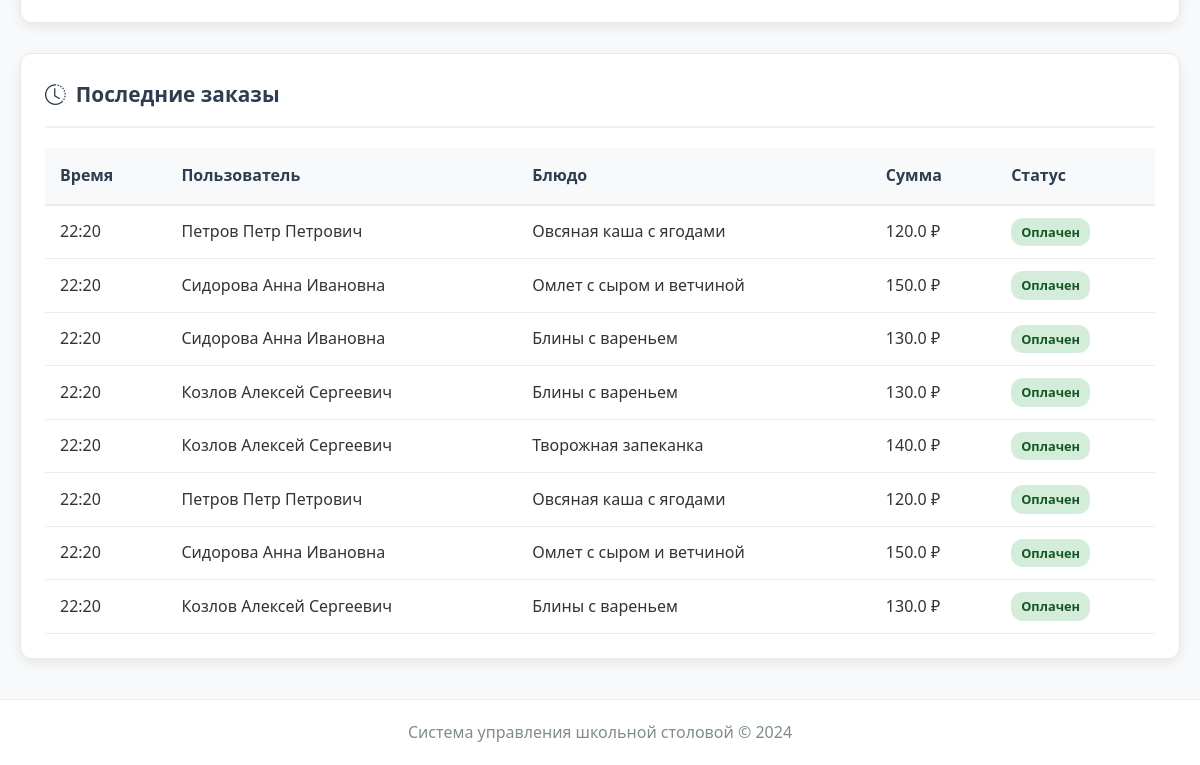
The app's page /admin/dashboard (signed in, lower part), older data.
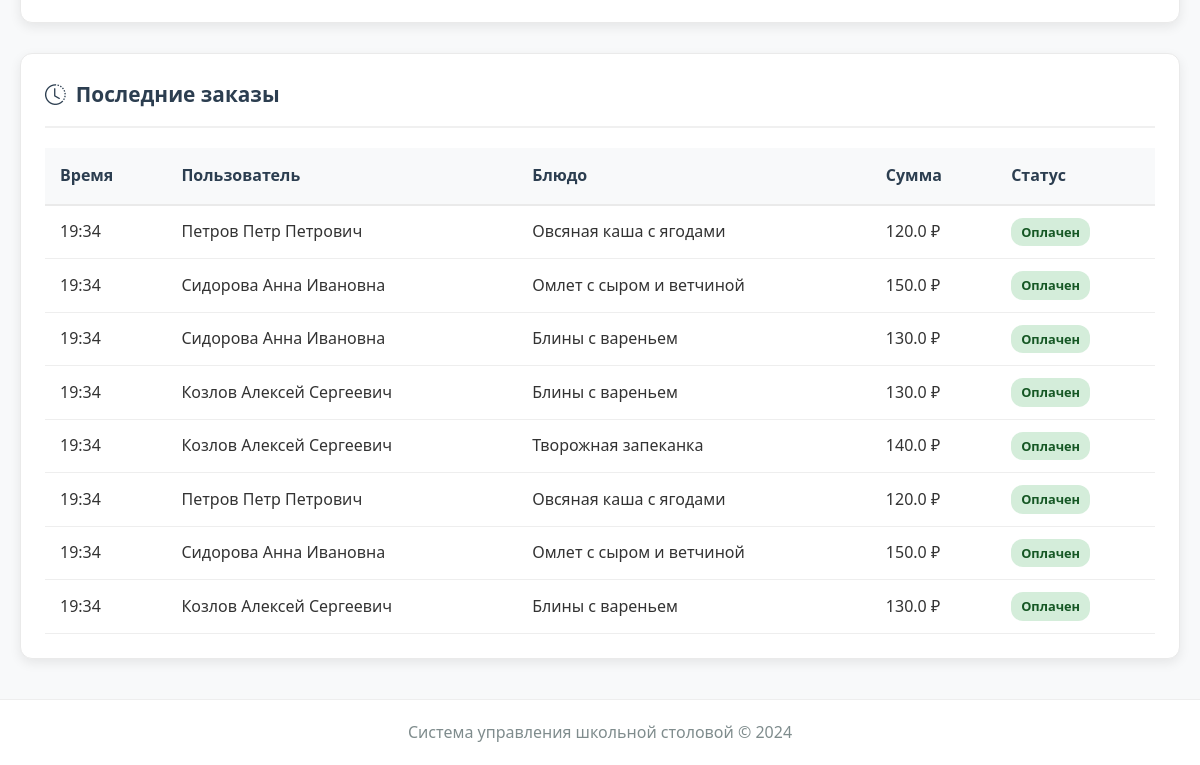
The same page, newer data.
### modules/core/models.py (models this page shows, shortened)
class Order(db.Model):
    __tablename__ = 'orders'
    id = db.Column(db.Integer, primary_key=True)
    user_id = db.Column(db.Integer, db.ForeignKey('users.id'), nullable=False)
    menu_item_id = db.Column(db.Integer, db.ForeignKey('menu_items.id'), nullable=False)
    subscription_id = db.Column(db.Integer, db.ForeignKey('subscriptions.id'), nullable=True)
    order_date = db.Column(db.Date, default=datetime.utcnow().date, nullable=False)
    meal_time = db.Column(db.String(20), nullable=False)  # 'breakfast', 'lunch'
    quantity = db.Column(db.Integer, default=1)
    status = db.Column(db.String(20), default='ordered')  # 'ordered', 'preparing', 'ready', 'received', 'cancelled'
    payment_type = db.Column(db.String(20))  # 'single', 'subscription'
    payment_status = db.Column(db.String(20), default='pending')  # 'pending', 'paid', 'failed', 'refunded'
    special_requests = db.Column(db.Text)
    created_at = db.Column(db.DateTime, default=datetime.utcnow)
    user = db.relationship('User', backref='orders')
    menu_item = db.relationship('MenuItem', backref='orders')
    subscription = db.relationship('Subscription', backref='orders')

class User(UserMixin, db.Model):
    __tablename__ = 'users'
    id = db.Column(db.Integer, primary_key=True)
    email = db.Column(db.String(120), unique=True, nullable=False, index=True)
    password = db.Column(db.String(200), nullable=False)
    role = db.Column(db.String(20), nullable=False)  # 'student', 'cook', 'admin'
    full_name = db.Column(db.String(100))
    class_group = db.Column(db.String(50))  # Только для учеников
    allergies = db.Column(db.Text, default='')  # JSON или текст с аллергенами
    preferences = db.Column(db.String(50), default='')  # Новое поле: предпочтения в питании
    avatar_url = db.Column(db.String(255))  # Новое поле: путь к аватару
    balance = db.Column(db.Float, default=0.0)  # Новое поле: баланс счета
    is_active = db.Column(db.Boolean, default=True)
    created_at = db.Column(db.DateTime, default=datetime.utcnow)
    updated_at = db.Column(db.DateTime, default=datetime.utcnow, onupdate=datetime.utcnow)

class MenuItem(db.Model):
    __tablename__ = 'menu_items'
    id = db.Column(db.Integer, primary_key=True)
    name = db.Column(db.String(100), nullable=False)
    description = db.Column(db.Text)
    price = db.Column(db.Float, nullable=False)
    category = db.Column(db.String(50))  # 'breakfast', 'lunch', 'snack'
    meal_type = db.Column(db.String(20))  # 'vegetarian', 'meat', 'fish', etc.
    allergens = db.Column(db.Text)  # JSON список аллергенов
    available = db.Column(db.Boolean, default=True)
    image_url = db.Column(db.String(255))
    created_at = db.Column(db.DateTime, default=datetime.utcnow)

### modules/admin/routes.py (the view)
@admin_bp.route('/dashboard')
@login_required
def admin_dashboard():
    if current_user.role != 'admin':
        flash('Доступ запрещен', 'danger')
        return redirect(url_for('index'))
    from modules.core.models import User, Order, SupplyRequest
    total_users = User.query.count()
    total_orders_today = Order.query.filter_by(
        order_date=datetime.today().date()
    ).count()
    total_pending_requests = SupplyRequest.query.filter_by(status='pending').count()
    recent_orders = Order.query.order_by(Order.created_at.desc()).limit(10).all()
    return render_template('admin/dashboard.html',
                           total_users=total_users,
                           total_orders_today=total_orders_today,
                           total_pending_requests=total_pending_requests,
                           recent_orders=recent_orders)

### app.py (called while the page is built)
@login_manager.user_loader
def load_user(user_id):
    try:
        from modules.core.models import User
        return User.query.get(int(user_id))
    except Exception as e:
        print(f"{user_id}: {e}")
        return None

@app.context_processor
def inject_cart_count():
    return {'cart_count': get_cart_count()}

@app.context_processor
def inject_now():
    return {'now': datetime.utcnow()}

@app.context_processor
def inject_pending_requests():
    from modules.core.models import SupplyRequest
    try:
        if current_user.is_authenticated and current_user.role == 'admin':
            pending_count = SupplyRequest.query.filter_by(status='pending').count()
            return {'pending_requests_count': pending_count}
    except:
        pass
    return {'pending_requests_count': 0}

### modules/user/routes.py (called while the page is built)
def get_cart_count():
    cart = session.get('cart', {})
    total = sum(item.get('quantity', 0) for item in cart.values())
    return total

### templates/admin/dashboard.html (shortened to what this page needs)
{% extends "base.html" %}
{% block content %}
<div class="dashboard-card" style="margin-top: 30px;">
</div>
<div class="dashboard-card" style="margin-top: 30px;">
    <h2><i class="bi bi-clock-history"></i> Последние заказы</h2>
    {% if recent_orders %}
    <div class="table-responsive">
        <table class="admin-table">
            <thead>
                <tr>
                    <th>Время</th>
                    <th>Пользователь</th>
                    <th>Блюдо</th>
                    <th>Сумма</th>
                    <th>Статус</th>
                </tr>
            </thead>
            <tbody>
                {% for order in recent_orders %}
                <tr>
                    <td>{{ order.created_at.strftime('%H:%M') if order.created_at else '' }}</td>
                    <td>{{ order.user.full_name if order.user else 'Удален' }}</td>
                    <td>{{ order.menu_item.name if order.menu_item else 'Удалено' }}</td>
                    <td>{{ order.menu_item.price * order.quantity if order.menu_item else 0 }} ₽</td>
                    <td>
                        {% if order.payment_status == 'paid' %}
                            <span class="badge badge-success">Оплачен</span>
                        {% else %}
                            <span class="badge badge-warning">Ожидает</span>
                        {% endif %}
                    </td>
                </tr>
                {% endfor %}
            </tbody>
        </table>
    </div>
    {% else %}
    <div class="empty-state">
        <i class="bi bi-receipt"></i>
        <h3>Нет заказов</h3>
        <p>Сегодня еще не было заказов</p>
    </div>
    {% endif %}
</div>
{% endblock %}

Row changes from the older to the newer data that the page shows:
removed Order: created_at "22:20", user "Петров Петр Петрович", menu_item "Овсяная каша с ягодами", menu_item "120.0", payment_status "Оплачен"
removed Order: created_at "22:20", user "Сидорова Анна Ивановна", menu_item "Омлет с сыром и ветчиной", menu_item "150.0", payment_status "Оплачен"
removed Order: created_at "22:20", user "Сидорова Анна Ивановна", menu_item "Блины с вареньем", menu_item "130.0", payment_status "Оплачен"
removed Order: created_at "22:20", user "Козлов Алексей Сергеевич", menu_item "Блины с вареньем", menu_item "130.0", payment_status "Оплачен"
removed Order: created_at "22:20", user "Козлов Алексей Сергеевич", menu_item "Творожная запеканка", menu_item "140.0", payment_status "Оплачен"
removed Order: created_at "22:20", user "Петров Петр Петрович", menu_item "Овсяная каша с ягодами", menu_item "120.0", payment_status "Оплачен"
removed Order: created_at "22:20", user "Сидорова Анна Ивановна", menu_item "Омлет с сыром и ветчиной", menu_item "150.0", payment_status "Оплачен"
removed Order: created_at "22:20", user "Козлов Алексей Сергеевич", menu_item "Блины с вареньем", menu_item "130.0", payment_status "Оплачен"
added Order: created_at "19:34", user "Петров Петр Петрович", menu_item "Овсяная каша с ягодами", menu_item "120.0", payment_status "Оплачен"
added Order: created_at "19:34", user "Сидорова Анна Ивановна", menu_item "Омлет с сыром и ветчиной", menu_item "150.0", payment_status "Оплачен"
added Order: created_at "19:34", user "Сидорова Анна Ивановна", menu_item "Блины с вареньем", menu_item "130.0", payment_status "Оплачен"
added Order: created_at "19:34", user "Козлов Алексей Сергеевич", menu_item "Блины с вареньем", menu_item "130.0", payment_status "Оплачен"
added Order: created_at "19:34", user "Козлов Алексей Сергеевич", menu_item "Творожная запеканка", menu_item "140.0", payment_status "Оплачен"
added Order: created_at "19:34", user "Петров Петр Петрович", menu_item "Овсяная каша с ягодами", menu_item "120.0", payment_status "Оплачен"
added Order: created_at "19:34", user "Сидорова Анна Ивановна", menu_item "Омлет с сыром и ветчиной", menu_item "150.0", payment_status "Оплачен"
added Order: created_at "19:34", user "Козлов Алексей Сергеевич", menu_item "Блины с вареньем", menu_item "130.0", payment_status "Оплачен"
